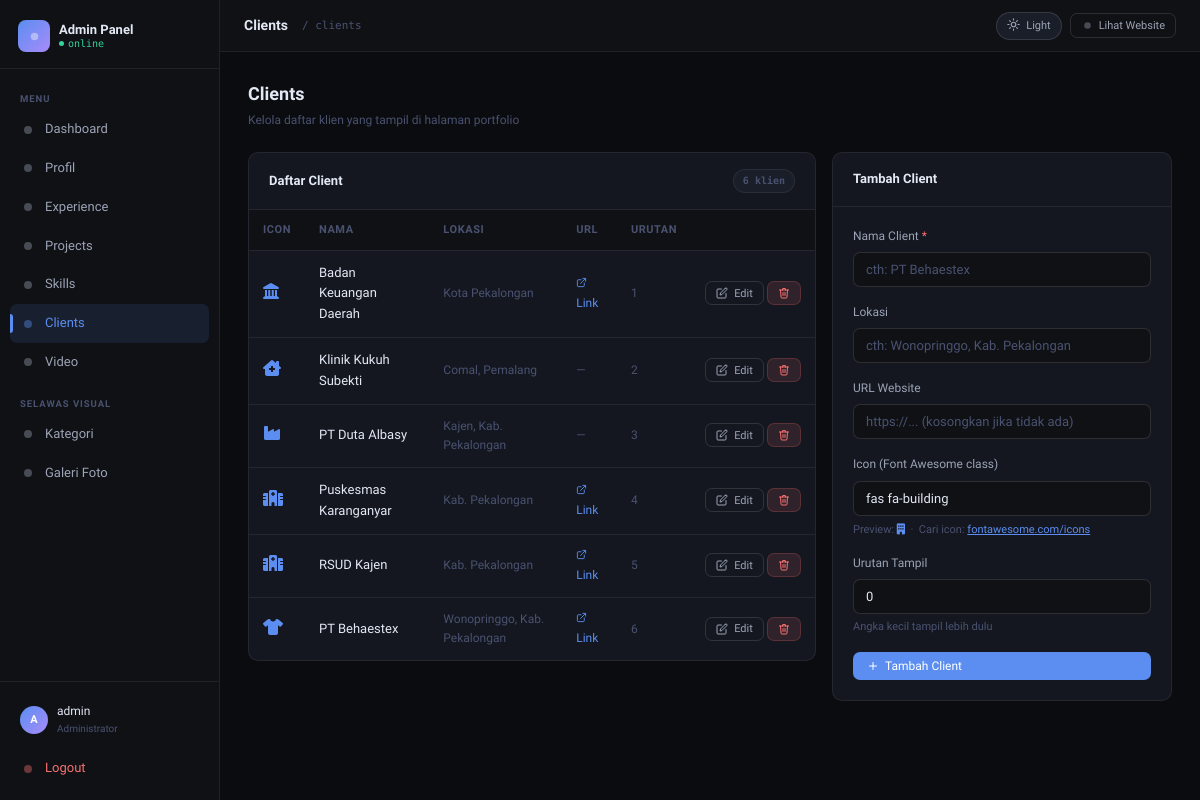
Screenshot of /admin/clients.php (signed in) with the database file from the repository.
### tables this page shows
CREATE TABLE `clients` (
  `id` int(11) NOT NULL,
  `name` varchar(150) NOT NULL,
  `location` varchar(150) DEFAULT NULL,
  `url` varchar(255) DEFAULT NULL,
  `icon_class` varchar(80) DEFAULT 'fas fa-building',
  `sort_order` int(11) DEFAULT 0
);

### admin/_auth.php (called while the page is built, shortened)
<?php
function csrf_token(): string {
    return $_SESSION['csrf_token'];
}
function csrf_qs(): string {
    return '_csrf=' . urlencode(csrf_token());
}

### admin/clients.php (the view, shortened to what this page needs)
<?php
require '_auth.php';
$edit = null;
$clients = $pdo->query("SELECT * FROM clients ORDER BY sort_order, id")->fetchAll();
require '_layout.php';
?>
<div class="page-head">
  <div class="page-head-left">
    <h2>Clients</h2>
    <p>Kelola daftar klien yang tampil di halaman portfolio</p>
  </div>
</div>
<div class="two-col-layout">
  <div class="card card-table">
    <div class="card-header">
      <span class="card-title">Daftar Client</span>
      <span class="badge badge-dim"><?= count($clients) ?> klien</span>
    </div>
    <div style="overflow-x:auto">
      <?php if (empty($clients)): ?>
        <p style="padding:20px;color:var(--text-dim)">Belum ada client. Tambahkan di form di atas.</p>
      <?php else: ?>
        <table class="table">
          <thead>
            <tr>
              <th>Icon</th>
              <th>Nama</th>
              <th>Lokasi</th>
              <th class="col-url">URL</th>
              <th class="col-urutan">Urutan</th>
              <th></th>
            </tr>
          </thead>
          <tbody>
            <?php foreach ($clients as $c): ?>
            <tr>
              <td><i class="<?= htmlspecialchars($c['icon_class']) ?>" style="font-size:16px;color:var(--accent)"></i></td>
              <td style="font-weight:500;color:var(--text-hi)"><?= htmlspecialchars($c['name']) ?></td>
              <td style="color:var(--text-dim);font-size:12px"><?= htmlspecialchars($c['location'] ?? '-') ?></td>
              <td class="col-url" style="font-size:12px">
                <?php if ($c['url']): ?>
                  <a href="<?= htmlspecialchars($c['url']) ?>" target="_blank" rel="noopener"
                     style="color:var(--accent);text-decoration:none">
                    <svg width="11" height="11" viewBox="0 0 24 24" fill="none" stroke="currentColor" stroke-width="2" stroke-linecap="round" stroke-linejoin="round"><path d="M18 13v6a2 2 0 0 1-2 2H5a2 2 0 0 1-2-2V8a2 2 0 0 1 2-2h6"/><polyline points="15 3 21 3 21 9"/><line x1="10" y1="14" x2="21" y2="3"/></svg> Link
                  </a>
                <?php else: ?>
                  <span style="color:var(--text-dim)">—</span>
                <?php endif; ?>
              </td>
              <td class="col-urutan" style="color:var(--text-dim);font-size:12px"><?= $c['sort_order'] ?></td>
              <td style="text-align:right;white-space:nowrap">
                <a href="clients.php?edit=<?= $c['id'] ?>" class="btn btn-ghost btn-sm">
                  <svg width="12" height="12" viewBox="0 0 24 24" fill="none" stroke="currentColor" stroke-width="2" stroke-linecap="round" stroke-linejoin="round"><path d="M11 4H4a2 2 0 0 0-2 2v14a2 2 0 0 0 2 2h14a2 2 0 0 0 2-2v-7"/><path d="M18.5 2.5a2.121 2.121 0 0 1 3 3L12 15l-4 1 1-4 9.5-9.5z"/></svg> Edit
                </a>
                <a href="clients.php?hapus=<?= $c['id'] ?>&<?= csrf_qs() ?>" class="btn btn-danger btn-sm"
                   onclick="return confirm('Hapus client <?= htmlspecialchars($c['name']) ?>?')">
                </a>
              </td>
            </tr>
            <?php endforeach; ?>
          </tbody>
        </table>
      <?php endif; ?>
    </div>
  </div>
  <div class="card card-form">
    <div class="card-header">
      <span class="card-title"><?= $edit ? 'Edit Client' : 'Tambah Client' ?></span>
    </div>
    <div class="card-body">
      <form method="POST">
        <div class="form-group">
          <label class="form-label">Nama Client <span style="color:var(--red)">*</span></label>
          <input type="text" name="name" class="form-control"
                 placeholder="cth: PT Behaestex"
                 value="<?= htmlspecialchars($edit['name'] ?? '') ?>" required>
        </div>
        <div class="form-group">
          <label class="form-label">Lokasi</label>
          <input type="text" name="location" class="form-control"
                 placeholder="cth: Wonopringgo, Kab. Pekalongan"
                 value="<?= htmlspecialchars($edit['location'] ?? '') ?>">
        </div>
        <div class="form-group">
          <label class="form-label">URL Website</label>
          <input type="text" name="url" class="form-control"
                 placeholder="https://... (kosongkan jika tidak ada)"
                 value="<?= htmlspecialchars($edit['url'] ?? '') ?>">
        </div>
        <div class="form-group">
          <label class="form-label">Icon (Font Awesome class)</label>
          <input type="text" name="icon_class" class="form-control"
                 placeholder="cth: fas fa-hospital"
                 value="<?= htmlspecialchars($edit['icon_class'] ?? 'fas fa-building') ?>">
          <div class="form-sub" style="margin-top:5px">
            Preview: <i class="<?= htmlspecialchars($edit['icon_class'] ?? 'fas fa-building') ?>" id="icon-preview" style="color:var(--accent)"></i>
            &nbsp;·&nbsp; Cari icon: <a href="https://fontawesome.com/icons" target="_blank" style="color:var(--accent)">fontawesome.com/icons</a>
          </div>
        </div>
        <div class="form-group">
          <label class="form-label">Urutan Tampil</label>
          <input type="number" name="sort_order" class="form-control" min="0"
                 value="<?= htmlspecialchars($edit['sort_order'] ?? 0) ?>">
          <div class="form-sub">Angka kecil tampil lebih dulu</div>
        </div>
        <button type="submit" class="btn btn-primary" style="width:100%">
          <?= $edit ? '<svg width="12" height="12" viewBox="0 0 24 24" fill="none" stroke="currentColor" stroke-width="2" stroke-linecap="round" stroke-linejoin="round"><path d="M19 21H5a2 2 0 0 1-2-2V5a2 2 0 0 1 2-2h11l5 5v11a2 2 0 0 1-2 2z"/><polyline points="17 21 17 13 7 13 7 21"/><polyline points="7 3 7 8 15 8"/></svg>' : '<svg width="12" height="12" viewBox="0 0 24 24" fill="none" stroke="currentColor" stroke-width="2" stroke-linecap="round" stroke-linejoin="round"><line x1="12" y1="5" x2="12" y2="19"/><line x1="5" y1="12" x2="19" y2="12"/></svg>' ?>
          <?= $edit ? 'Simpan Perubahan' : 'Tambah Client' ?>
        </button>
      </form>
    </div>
  </div>
</div>
</div></div>
</body></html>

### admin/_layout.php (style rules this page uses)
[data-theme="dark"] { --bg: #0a0c0f; --bg2: #0f1115; --surface: #141720; --surface2: #1a1e28; --border: rgba(255,255,255,0.07); --border2: rgba(255,255,255,0.12); --text: #9ba3b5; --text-hi: #e2e8f4; --text-dim: #4a5270; --accent: #5b8ef0; --accent2: #3d6fd6; --accent-g: linear-gradient(135deg, #5b8ef0, #a78bfa); --green: #34d399; --amber: #fbbf24; --red: #f87171; --shadow: 0 4px 24px rgba(0,0,0,0.5); }
:root { --r: 10px; --r2: 7px; --sidebar: 220px; --font: 'Geist', system-ui, sans-serif; --mono: 'Geist Mono', monospace; }
*, *::before, *::after { box-sizing: border-box; margin: 0; padding: 0; }
html { font-size: 14px; scroll-behavior: smooth; }
body { font-family: var(--font); background: var(--bg); color: var(--text); min-height: 100vh; line-height: 1.6; display: flex; transition: background 0.2s, color 0.2s; will-change: background; }
.card { background: var(--surface); border: 1px solid var(--border); border-radius: var(--r); overflow: hidden; transition: background 0.2s, border-color 0.2s; }
.card-body { padding: 20px; }
.card-header { padding: 16px 20px; border-bottom: 1px solid var(--border); display: flex; align-items: center; justify-content: space-between; gap: 12px; }
.card-title { font-size: 13px; font-weight: 600; color: var(--text-hi); }
.btn { display: inline-flex; align-items: center; gap: 6px; padding: 8px 14px; border-radius: var(--r2); font-size: 12px; font-weight: 500; border: none; cursor: pointer; text-decoration: none; transition: all 0.15s; font-family: var(--font); line-height: 1; }
.btn-primary { background: var(--accent); color: #fff; }
.btn-ghost { background: transparent; border: 1px solid var(--border2); color: var(--text); }
.btn-danger { background: rgba(248,113,113,0.12); color: var(--red); border: 1px solid rgba(248,113,113,0.2); }
.btn-sm { padding: 5px 10px; font-size: 11px; }
table { width: 100%; border-collapse: collapse; }
thead th { padding: 11px 14px; text-align: left; font-size: 11px; font-weight: 600; letter-spacing: 0.05em; text-transform: uppercase; color: var(--text-dim); border-bottom: 1px solid var(--border); background: var(--bg2); white-space: nowrap; }
tbody td { padding: 12px 14px; border-bottom: 1px solid var(--border); font-size: 13px; vertical-align: middle; }
tbody tr:last-child td { border-bottom: none; }
.badge { display: inline-flex; align-items: center; gap: 4px; padding: 3px 9px; border-radius: 99px; font-size: 10px; font-weight: 600; font-family: var(--mono); }
.badge-dim { background: var(--surface2); color: var(--text-dim); border: 1px solid var(--border); }
.form-group { margin-bottom: 16px; }
.form-label { display: block; font-size: 12px; color: var(--text); margin-bottom: 6px; font-weight: 500; }
.form-sub { font-size: 11px; color: var(--text-dim); margin-top: 4px; }
.form-control { width: 100%; padding: 9px 12px; background: var(--bg2); border: 1px solid var(--border2); border-radius: var(--r2); color: var(--text-hi); font-size: 13px; font-family: var(--font); transition: border-color 0.15s, box-shadow 0.15s; outline: none; }
.form-control::placeholder { color: var(--text-dim); }
.page-head { display: flex; align-items: center; justify-content: space-between; gap: 12px; margin-bottom: 22px; flex-wrap: wrap; }
.page-head-left h2 { font-size: 18px; font-weight: 600; color: var(--text-hi); }
.page-head-left p { font-size: 12px; color: var(--text-dim); margin-top: 2px; }

### admin/clients.php (style rules this page uses)
.two-col-layout { display: grid; grid-template-columns: 1fr 340px; gap: 16px; align-items: start; }

### rows the page displays
clients: name "Badan Keuangan Daerah", location "Kota Pekalongan", sort_order "1"
clients: name "Klinik Kukuh Subekti", location "Comal, Pemalang", sort_order "2"
clients: name "PT Duta Albasy", location "Kajen, Kab. Pekalongan", sort_order "3"
clients: name "Puskesmas Karanganyar", location "Kab. Pekalongan", sort_order "4"
clients: name "RSUD Kajen", location "Kab. Pekalongan", sort_order "5"
clients: name "PT Behaestex", location "Wonopringgo, Kab. Pekalongan", sort_order "6"

### other values shown
$m['label'] "Dashboard"
$m['label'] "Profil"
$m['label'] "Experience"
$m['label'] "Projects"
$m['label'] "Skills"
$m['label'] "Clients"
$m['label'] "Video"
$m['label'] "Kategori"
$m['label'] "Galeri Foto"
substr($_SESSION['username'] ?? 'A', 0, 1) "A"
$_SESSION['username'] "admin"
$page_title "Clients"
$active_menu "clients"
count($clients) "6"
